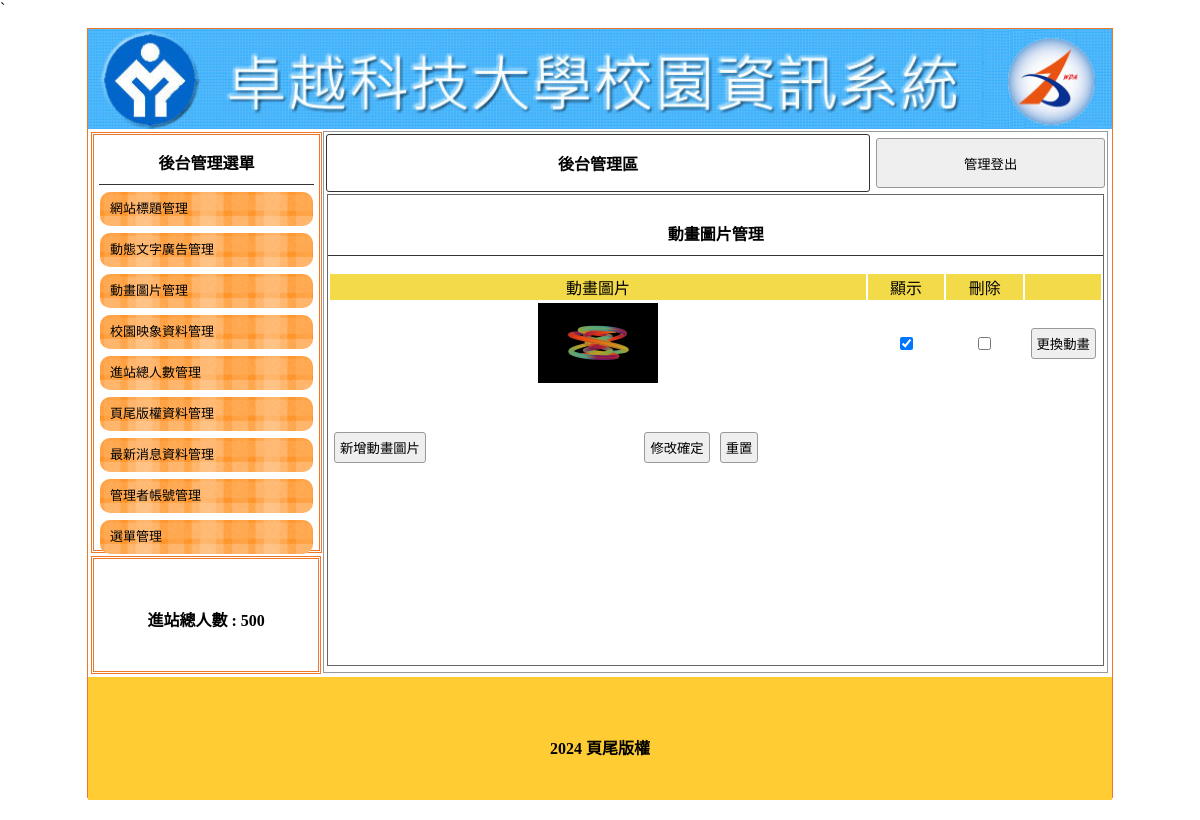
Page /admin.php?do=mvim on the committed database.
### tables this page shows
CREATE TABLE `titles` (
  `id` int(10) UNSIGNED NOT NULL,
  `img` text NOT NULL,
  `text` text NOT NULL,
  `sh` int(1) UNSIGNED NOT NULL DEFAULT 1
);

CREATE TABLE `total` (
  `id` int(10) UNSIGNED NOT NULL,
  `total` int(10) UNSIGNED NOT NULL
);

CREATE TABLE `mvims` (
  `id` int(10) UNSIGNED NOT NULL,
  `img` text NOT NULL,
  `sh` int(1) UNSIGNED NOT NULL DEFAULT 1
);

CREATE TABLE `bottom` (
  `id` int(10) UNSIGNED NOT NULL,
  `bottom` text NOT NULL
);

### api/db.php (called while the page is built, shortened)
<?php
class DB{
    protected $dsn="mysql:host=localhost;charset=utf8;dbname=db07";
    protected $pdo;
    protected $table;
    function __construct($table){
        $this->table=$table;
        $this->pdo=new PDO($this->dsn,'root','');
    }
    function all(...$arg){
        $sql="SELECT * FROM $this->table ";
        return $this->fetchAll($sql);
    }
    function find($id){
        $sql="SELECT * FROM $this->table ";
        if(is_array($id)){
            $where=$this->a2s($id);
            $sql=$sql . " WHERE ". join(" && ",$where);
        }else{
            $sql .= " WHERE `id`='$id' ";
        }
        return $this->fetchOne($sql);
    }
    function a2s($array){
        $tmp=[];
        foreach($array as $key => $value){
            $tmp[]="`$key`='$value'";
        }
        return $tmp;
    }
    protected function fetchOne($sql){
        return $this->pdo->query($sql)->fetch(PDO::FETCH_ASSOC);
    }
    protected function fetchAll($sql){
        return $this->pdo->query($sql)->fetchAll(PDO::FETCH_ASSOC);
    }
}
$Title=new DB('titles');
$Mvim=new DB('mvims');
$Total=new DB('total');
$Bottom=new DB('bottom');

### admin.php (the view, shortened to what this page needs)
<?php include_once "api/db.php";?>
<!DOCTYPE html
    PUBLIC "-//W3C//DTD XHTML 1.0 Transitional//EN" "http://www.w3.org/TR/xhtml1/DTD/xhtml1-transitional.dtd">
<html xmlns="http://www.w3.org/1999/xhtml">
<head>
    <link href="./css/css.css" rel="stylesheet" type="text/css">
</head>
<body>`
    <div id="main">
        <a title="<?=$Title->find(['sh'=>1])['text'];?>" href="index.php">
            <div class="ti" style="background:url('./upload/<?=$Title->find(['sh'=>1])['img'];?>'); background-size:cover;"></div>
        </a>
        <div id="ms">
            <div id="lf" style="float:left;">
                <div id="menuput" class="dbor">
                    <span class="t botli">後台管理選單</span>
                    <a style="color:#000; font-size:13px; text-decoration:none;" href="?do=title">
                        <div class="mainmu">
                            網站標題管理 </div>
                    </a>
                    <a style="color:#000; font-size:13px; text-decoration:none;" href="?do=ad">
                        <div class="mainmu">
                            動態文字廣告管理 </div>
                    </a>
                    <a style="color:#000; font-size:13px; text-decoration:none;" href="?do=mvim">
                        <div class="mainmu">
                            動畫圖片管理 </div>
                    </a>
                    <a style="color:#000; font-size:13px; text-decoration:none;" href="?do=image">
                        <div class="mainmu">
                            校園映象資料管理 </div>
                    </a>
                    <a style="color:#000; font-size:13px; text-decoration:none;" href="?do=total">
                        <div class="mainmu">
                            進站總人數管理 </div>
                    </a>
                    <a style="color:#000; font-size:13px; text-decoration:none;" href="?do=bottom">
                        <div class="mainmu">
                            頁尾版權資料管理 </div>
                    </a>
                    <a style="color:#000; font-size:13px; text-decoration:none;" href="?do=news">
                        <div class="mainmu">
                            最新消息資料管理 </div>
                    </a>
                    <a style="color:#000; font-size:13px; text-decoration:none;" href="?do=admin">
                        <div class="mainmu">
                            管理者帳號管理 </div>
                    </a>
                    <a style="color:#000; font-size:13px; text-decoration:none;" href="?do=menu">
                        <div class="mainmu">
                            選單管理 </div>
                    </a>
                </div>
                <div class="dbor" style="margin:3px; width:95%; height:20%; line-height:100px;">
                    <span class="t">進站總人數 :
                    <?=$Total->find(1)['total'];?></span>
                </div>
            </div>
            <?php
				$do=$_GET['do']??'title';
				$file="./backend/{$do}.php";
				if(file_exists($file)){
					include $file;
				}else{
					include "./backend/title.php";
				}
				?>
        </div>
        <div
            style="width:1024px; left:0px; position:relative; background:#FC3; margin-top:4px; height:123px; display:block;">
            <span class="t" style="line-height:123px;"><?=$Bottom->find(1)['bottom'];?></span>
        </div>
    </div>
</body>
</html>

### backend/mvim.php (shortened to what this page needs)
<div class="di"
    style="height:540px; border:#999 1px solid; width:76.5%; margin:2px 0px 0px 0px; float:left; position:relative; left:20px;">
    <table width="100%">
        <tbody>
            <tr>
                <td style="width:70%;font-weight:800; border:#333 1px solid; border-radius:3px;" class="cent"><a
                        href="?do=admin" style="color:#000; text-decoration:none;">後台管理區</a></td>
                <td><button onclick="document.cookie=&#39;user=&#39;;location.replace(&#39;?&#39;)"
                        style="width:99%; margin-right:2px; height:50px;">管理登出</button></td>
            </tr>
        </tbody>
    </table>
    <div style="width:99%; height:87%; margin:auto; overflow:auto; border:#666 1px solid;">
        <p class="t cent botli">動畫圖片管理</p>
        <form method="post" action="./api/edit.php">
            <table width="100%" class='cent'>
                <tbody>
                    <tr class="yel">
                        <td width="70%">動畫圖片</td>
                        <td width="10%">顯示</td>
                        <td width="10%">刪除</td>
                        <td></td>
                    </tr>
                    <?php
                    $rows=$Mvim->all();
                    foreach($rows as $row){
                    ?>
                    <tr>
                        <td>
                            <img src="./upload/<?=$row['img'];?>" style="width:120px;height:80px;">
                        </td>
                        <td>
                            <input type="checkbox" name="sh[]" value="<?=$row['id'];?>" <?=($row['sh']==1)?'checked':'';?>>
                        </td>
                        <td>
                            <input type="checkbox" name="del[]" value="<?=$row['id'];?>">
                        </td>
                        <td>
                            <input type="button"
                                onclick="op('#cover','#cvr','./modal/upload_<?=$do;?>.php?id=<?=$row['id'];?>&table=<?=$do;?>')"
                                  value="更換動畫">
                        </td>
                    </tr>
                    <?php
                    }
                    ?>
                </tbody>
            </table>
            <table style="margin-top:40px; width:70%;">
                <tbody>
                    <tr>
                        <td width="200px">
                            <input type="button"
                                onclick="op(&#39;#cover&#39;,&#39;#cvr&#39;,&#39;./modal/<?=$do;?>.php?table=<?=$do;?>&#39;)"
                                value="新增動畫圖片"></td>
                        <td class="cent">
                            <input type="submit" value="修改確定">
                            <input type="reset" value="重置">
                        </td>
                    </tr>
                </tbody>
            </table>
        </form>
    </div>
</div>

### css/css.css (style rules this page uses)
body { padding:0px; margin:0px; }
#main { width:1024px; height:768px; margin:10px auto 10px auto; border:#EE7728 1px solid; position:relative; }
.ti { width:100%; height:100px; position:relative; background-size:cover; background-repeat:no-repeat; }
.dbor { border:#EE7728 double 3px; margin:1px; padding:2px 10px 2px 10px; }
.t { font-weight:800; display:block; text-align:center; padding:10px 1px 10px 1px; }
.botli { border-bottom:#333 1px solid; }
.mainmu { position:relative; border-radius:10px; background:url(../icon/menu.fw.png) center no-repeat; background-size:cover; line-height:30px; padding:2px 10px 2px 10px; margin:7px 1px 7px 1px; }
#lf { height:540px; width:21%; display:inline-block; }
#menuput { width:100%; height:75%; position:relative; padding:5px; display:block; margin: 3px; }
.di { display:inline-block; }
.cent { text-align:center; }
input,button { border:#999 1px solid; border-radius:3px; background:#EFEFEF; padding:5px; margin:3px; }
.yel td { background:#F3DA49; text-align:center; }

### rows in the picture
titles: img (picture)
total: total "500"
mvims: img (picture), sh "☑", id.bottom "2024 頁尾版權"
